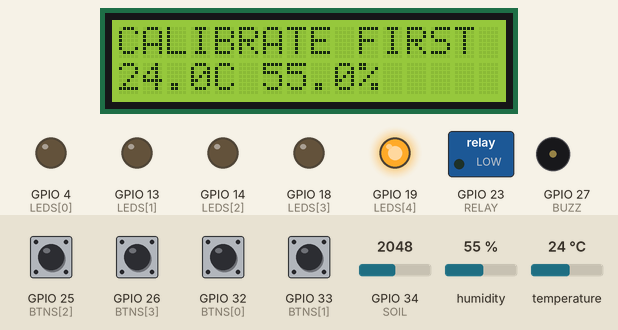
Recording of a sketch running on a simulated ESP32. On the bench: 16×2 character LCD, switched loads named in the sketch (green lamp = pin HIGH), output pins drawn as LEDs (lit = HIGH), buzzer (waves = sounding). The test bench sets the inputs (shaded band); at power-on: GPIO 25 (BTNS[2]), GPIO 26 (BTNS[3]), GPIO 32 (BTNS[0]), GPIO 33 (BTNS[1]) HIGH, humidity 55 %, temperature 24 °C, GPIO 34 (SOIL) = 2048 (analog values on the 0–4095 scale). What the sketch prints to the serial monitor is not drawn.

Above: at 1.6 s.
1.7 s: GPIO 32 (BTNS[0]) pulled LOW for 0.15 s
At 4.3 s:
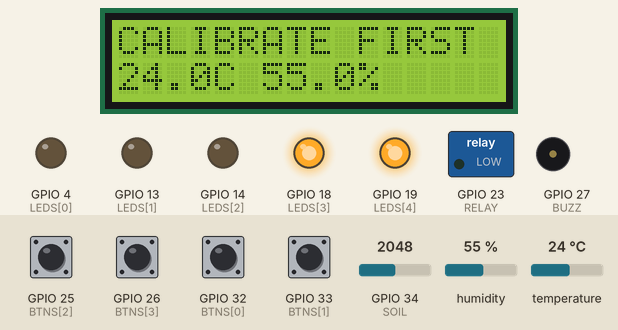
7.6 s: GPIO 25 (BTNS[2]) pulled LOW for 0.15 s
At 10.1 s:
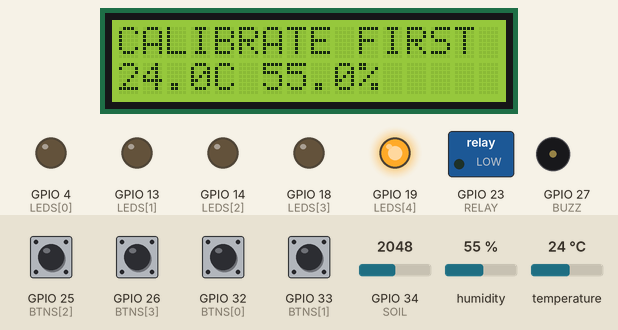
14.6 s: humidity set to 22 %
At 16.7 s:
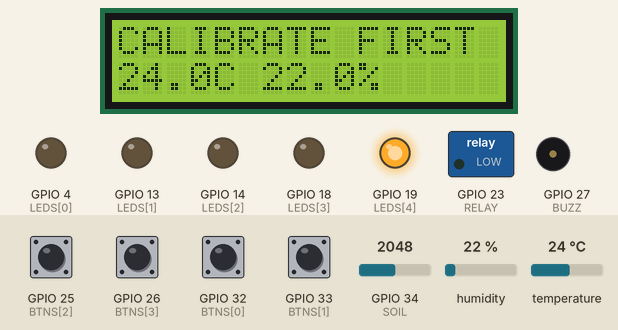
19.5 s: temperature set to 12 °C
At 21.6 s:
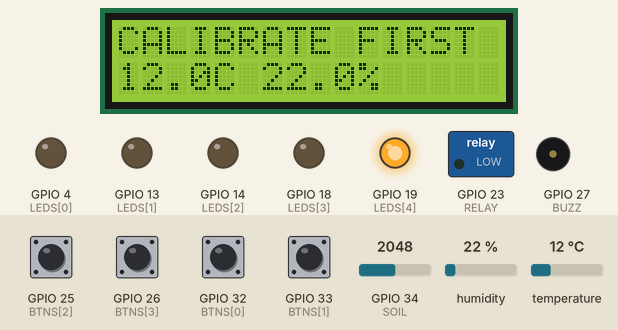
22.6 s: humidity set to 40 %
At 28.2 s:
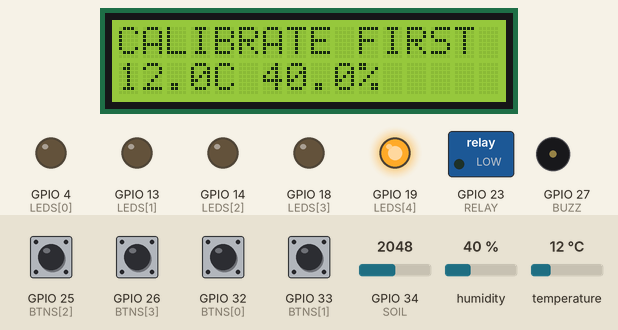
28.5 s: GPIO 32 (BTNS[0]) pulled LOW for 1 s
At 30.8 s:
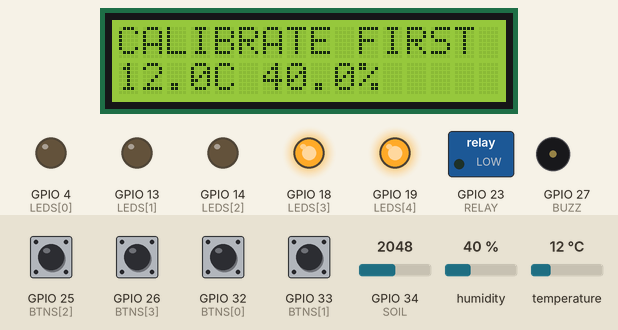
Timing chart, 0 to 37.3 s (numbered marks = the images above; inputs shaded):
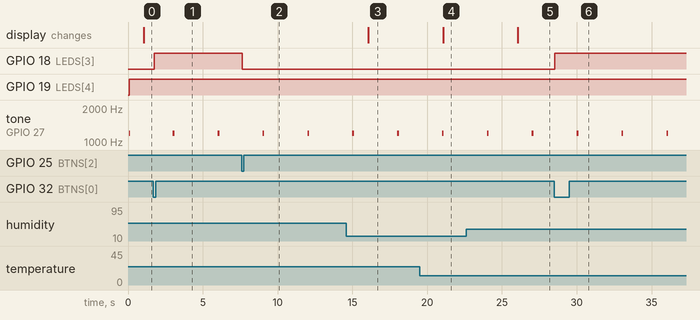

Measured:
- after the input at 1.7 s, GPIO 18 (LEDS[3]): LOW → HIGH at once
- after the input at 7.6 s, GPIO 18 (LEDS[3]): HIGH → LOW at once
- after the input at 14.6 s, the display: changes after 1.5 s (image 3)
- after the input at 19.5 s, the display: changes after 1.6 s (image 4)
- after the input at 22.6 s, the display: changes after 3.5 s (image 5)
- after the input at 28.5 s, GPIO 18 (LEDS[3]): LOW → HIGH at once
- by itself, tone on GPIO 27 (BUZZ): alternates 1200 Hz for 0.12 s and silent for 2.9 s

The sketch:

SmartFarm.ino
```cpp
#include <WiFi.h>
#include <WebServer.h>
#include <Wire.h>
#include <LiquidCrystal_I2C.h>
#include <DHT.h>
#if CONFIG_IDF_TARGET_ESP32S3
const int SOIL=1,DHTPIN=4,SDA_PIN=8,SCL_PIN=9,RELAY=17,BUZZ=16;
const int LEDS[]={5,6,7,10,11}, BTNS[]={12,13,14,15};
#else
const int SOIL=34,DHTPIN=16,SDA_PIN=21,SCL_PIN=22,RELAY=23,BUZZ=27;
const int LEDS[]={4,13,14,18,19}, BTNS[]={32,33,25,26};
#endif
DHT dht(DHTPIN,DHT22);
LiquidCrystal_I2C lcd(0x27,16,2);
WebServer server(80);
// Replace with classroom measurements AFTER dry/wet calibration.
const int DRY=3000,WET=1200;
const bool CALIBRATED=false; // set true only after calibration
const bool PUMP_CONNECTED=false; // true only after supervised relay-only and pump tests
int raw=0, moisture=0, threshold=35;
float temp=NAN,hum=NAN;
bool autoMode=false,pump=false,valid=false,alarm=false;
unsigned long pumpStart=0,lastStop=0,lastSample=0,lastLCD=0;
const unsigned long MAX_RUN=3000,COOLDOWN=20000;
bool stable[4]={HIGH,HIGH,HIGH,HIGH},observed[4]={HIGH,HIGH,HIGH,HIGH};
unsigned long changed[4]={0,0,0,0};
void stopPump(){if(pump){digitalWrite(RELAY,LOW);pump=false;lastStop=millis();}}
void startPump(){if(PUMP_CONNECTED&&valid&&!pump&&millis()-lastStop>=COOLDOWN){pumpStart=millis();digitalWrite(RELAY,HIGH);pump=true;}}
void readSensors(){
 long sum=0;for(int i=0;i<16;i++)sum+=analogRead(SOIL);raw=sum/16;
 valid=CALIBRATED&&abs(DRY-WET)>100&&raw>15&&raw<4080;
 if(valid)moisture=constrain((int)(100.0*(raw-DRY)/(WET-DRY)),0,100);
 temp=dht.readTemperature();hum=dht.readHumidity();
 if(!valid)stopPump();
 alarm=!valid||isnan(temp)||isnan(hum);
}
void action(int i){switch(i){case 0:autoMode=!autoMode;stopPump();break;case 1:autoMode=false;startPump();break;case 2:autoMode=false;stopPump();break;case 3:threshold=(threshold>=60?20:threshold+5);break;}}
void buttons(){for(int i=0;i<4;i++){bool v=digitalRead(BTNS[i]);if(v!=observed[i]){observed[i]=v;changed[i]=millis();}if(v!=stable[i]&&millis()-changed[i]>=40){stable[i]=v;if(!v)action(i);}}}
void page(){
 String s="<meta charset='utf-8'><meta name='viewport' content='width=device-width'><meta http-equiv='refresh' content='3'><h1>Smart Farm</h1><p>Soil raw: "+String(raw)+" / moisture: "+(valid?String(moisture)+"%":"UNCALIBRATED")+"</p><p>Temperature: "+String(temp)+" C / RH: "+String(hum)+"%</p><p>Pump: "+String(pump?"ON":"OFF")+" / Mode: "+String(autoMode?"AUTO":"MANUAL")+" / threshold: "+String(threshold)+"%</p>";
 s+="<form method='POST' action='/cmd'><button name='b' value='0'>Toggle AUTO</button><button name='b' value='1'>Water 3s</button><button name='b' value='2'>STOP</button><button name='b' value='3'>Threshold +5</button></form>";
 server.send(200,"text/html; charset=utf-8",s);
}
void setup(){
 digitalWrite(RELAY,LOW);pinMode(RELAY,OUTPUT);
 for(int p:LEDS){pinMode(p,OUTPUT);digitalWrite(p,LOW);}for(int p:BTNS)pinMode(p,INPUT_PULLUP);pinMode(BUZZ,OUTPUT);
 Serial.begin(115200);analogReadResolution(12);Wire.begin(SDA_PIN,SCL_PIN);lcd.init();lcd.backlight();dht.begin();
 WiFi.mode(WIFI_AP);WiFi.softAP("Farm-Team01","farmclass13");Serial.println(WiFi.softAPIP());
 server.on("/",HTTP_GET,page);server.on("/cmd",HTTP_POST,[]{String b=server.arg("b");if(b=="0"||b=="1"||b=="2"||b=="3")action(b.toInt());server.sendHeader("Location","/");server.send(303);});server.begin();
 lastStop=millis();readSensors();
}
void loop(){
 server.handleClient();buttons();unsigned long now=millis();
 if(now-lastSample>=2500){lastSample=now;readSensors();Serial.printf("raw=%d soil=%d valid=%d pump=%d\n",raw,moisture,valid,pump);}
 if(pump&&(now-pumpStart>=MAX_RUN||!valid||(autoMode&&moisture>=threshold+10)))stopPump();
 if(autoMode&&valid&&moisture<threshold)startPump();
 digitalWrite(LEDS[0],WiFi.softAPgetStationNum()>0);digitalWrite(LEDS[1],valid&&moisture<threshold);digitalWrite(LEDS[2],pump);digitalWrite(LEDS[3],autoMode);digitalWrite(LEDS[4],alarm);
 // brief intermittent alarm; passive piezo only
 if(alarm&&now%3000<120)tone(BUZZ,1200);else noTone(BUZZ);
 if(now-lastLCD>=1000){lastLCD=now; char line[17];lcd.setCursor(0,0);if(valid)snprintf(line,sizeof(line),"Soil:%3d%% %4s",moisture,pump?"PUMP":"OFF");else snprintf(line,sizeof(line),"CALIBRATE FIRST ");lcd.print("                ");lcd.setCursor(0,0);lcd.print(line);lcd.setCursor(0,1);lcd.print("                ");lcd.setCursor(0,1);if(isnan(temp)||isnan(hum))lcd.print("DHT error");else{snprintf(line,sizeof(line),"%4.1fC %4.1f%%",temp,hum);lcd.print(line);}}
}
```
